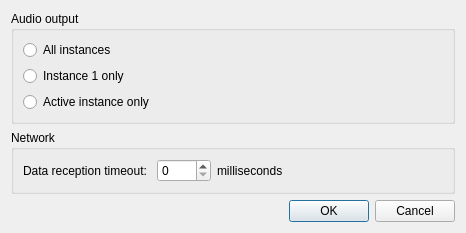
<?xml version="1.0" encoding="UTF-8"?>
<ui version="4.0">
 <class>MPSettingsDialog</class>
 <widget class="QDialog" name="MPSettingsDialog">
  <property name="geometry">
   <rect>
    <x>0</x>
    <y>0</y>
    <width>466</width>
    <height>202</height>
   </rect>
  </property>
  <property name="windowTitle">
   <string>Multiplayer settings - MelonDS - Ixranium Fork</string>
  </property>
  <layout class="QVBoxLayout" name="verticalLayout">
   <item>
    <widget class="QGroupBox" name="groupBox">
     <property name="title">
      <string>Audio output</string>
     </property>
     <layout class="QGridLayout" name="gridLayout_2">
      <item row="1" column="0">
       <widget class="QRadioButton" name="rbAudioOneOnly">
        <property name="text">
         <string>Instance 1 only</string>
        </property>
       </widget>
      </item>
      <item row="0" column="0">
       <widget class="QRadioButton" name="rbAudioAll">
        <property name="text">
         <string>All instances</string>
        </property>
       </widget>
      </item>
      <item row="2" column="0">
       <widget class="QRadioButton" name="rbAudioActiveOnly">
        <property name="text">
         <string>Active instance only</string>
        </property>
       </widget>
      </item>
     </layout>
    </widget>
   </item>
   <item>
    <widget class="QGroupBox" name="groupBox_2">
     <property name="title">
      <string>Network</string>
     </property>
     <layout class="QGridLayout" name="gridLayout">
      <item row="0" column="1">
       <widget class="QSpinBox" name="sbReceiveTimeout">
        <property name="sizePolicy">
         <sizepolicy hsizetype="Minimum" vsizetype="Fixed">
          <horstretch>0</horstretch>
          <verstretch>0</verstretch>
         </sizepolicy>
        </property>
        <property name="minimumSize">
         <size>
          <width>50</width>
          <height>0</height>
         </size>
        </property>
        <property name="maximum">
         <number>1000</number>
        </property>
       </widget>
      </item>
      <item row="0" column="0">
       <widget class="QLabel" name="label">
        <property name="text">
         <string>Data reception timeout: </string>
        </property>
       </widget>
      </item>
      <item row="0" column="2">
       <widget class="QLabel" name="label_2">
        <property name="sizePolicy">
         <sizepolicy hsizetype="Preferred" vsizetype="Preferred">
          <horstretch>1</horstretch>
          <verstretch>0</verstretch>
         </sizepolicy>
        </property>
        <property name="text">
         <string>milliseconds</string>
        </property>
       </widget>
      </item>
     </layout>
    </widget>
   </item>
   <item>
    <widget class="QDialogButtonBox" name="buttonBox">
     <property name="orientation">
      <enum>Qt::Horizontal</enum>
     </property>
     <property name="standardButtons">
      <set>QDialogButtonBox::Cancel|QDialogButtonBox::Ok</set>
     </property>
    </widget>
   </item>
  </layout>
 </widget>
 <tabstops>
  <tabstop>rbAudioAll</tabstop>
  <tabstop>rbAudioOneOnly</tabstop>
  <tabstop>rbAudioActiveOnly</tabstop>
  <tabstop>sbReceiveTimeout</tabstop>
 </tabstops>
 <resources/>
 <connections>
  <connection>
   <sender>buttonBox</sender>
   <signal>accepted()</signal>
   <receiver>MPSettingsDialog</receiver>
   <slot>accept()</slot>
   <hints>
    <hint type="sourcelabel">
     <x>248</x>
     <y>254</y>
    </hint>
    <hint type="destinationlabel">
     <x>157</x>
     <y>274</y>
    </hint>
   </hints>
  </connection>
  <connection>
   <sender>buttonBox</sender>
   <signal>rejected()</signal>
   <receiver>MPSettingsDialog</receiver>
   <slot>reject()</slot>
   <hints>
    <hint type="sourcelabel">
     <x>316</x>
     <y>260</y>
    </hint>
    <hint type="destinationlabel">
     <x>286</x>
     <y>274</y>
    </hint>
   </hints>
  </connection>
 </connections>
</ui>
